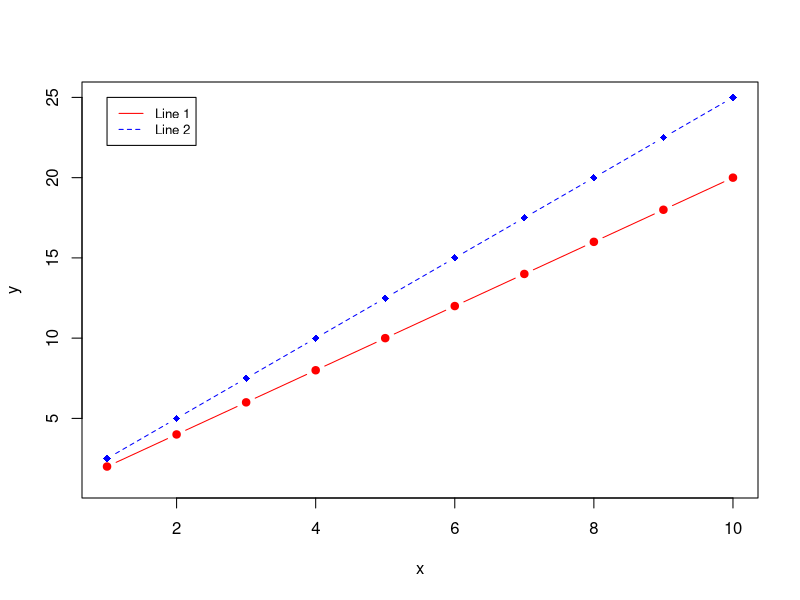

The R source for this figure:
#assignment 6 question one

#generating data
X<- seq(1, 10, by = 1)

X
Y1<- 2*X
Y1
Y2<- 2.5*X
Y2

plot(X, Y1, type="b", pch=19, ylim = c(1,25),col="red", xlab="x", ylab="y")
# Add a line
lines(X, Y2, pch=18, col="blue", type="b", lty=2)
# Add a legend
legend(1, 25, legend=c("Line 1", "Line 2"),
       col=c("red", "blue"), lty=1:2, cex=0.8)

